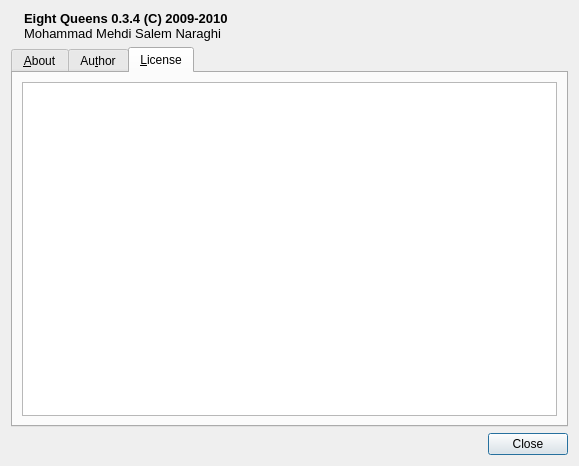
<?xml version="1.0" encoding="UTF-8"?>
<ui version="4.0">
 <class>AboutDialog</class>
 <widget class="QDialog" name="AboutDialog">
  <property name="geometry">
   <rect>
    <x>0</x>
    <y>0</y>
    <width>579</width>
    <height>466</height>
   </rect>
  </property>
  <property name="windowTitle">
   <string>About</string>
  </property>
  <layout class="QGridLayout" name="gridLayout">
   <item row="0" column="0">
    <widget class="QLabel" name="label">
     <property name="text">
      <string/>
     </property>
     <property name="pixmap">
      <pixmap resource="application.qrc">:/images/about.png</pixmap>
     </property>
    </widget>
   </item>
   <item row="0" column="1">
    <widget class="QLabel" name="label_2">
     <property name="text">
      <string>&lt;!DOCTYPE HTML PUBLIC &quot;-//W3C//DTD HTML 4.0//EN&quot; &quot;http://www.w3.org/TR/REC-html40/strict.dtd&quot;&gt;
&lt;html&gt;&lt;head&gt;&lt;meta name=&quot;qrichtext&quot; content=&quot;1&quot; /&gt;&lt;style type=&quot;text/css&quot;&gt;
p, li { white-space: pre-wrap; }
&lt;/style&gt;&lt;/head&gt;&lt;body style=&quot; font-family:'Sans Serif'; font-size:9pt; font-weight:400; font-style:normal;&quot;&gt;
&lt;table border=&quot;0&quot; style=&quot;-qt-table-type: root; margin-top:4px; margin-bottom:4px; margin-left:4px; margin-right:4px;&quot;&gt;
&lt;tr&gt;
&lt;td style=&quot;border: none;&quot;&gt;
&lt;p style=&quot; margin-top:0px; margin-bottom:0px; margin-left:0px; margin-right:0px; -qt-block-indent:0; text-indent:0px;&quot;&gt;&lt;span style=&quot; font-size:10pt; font-weight:600;&quot;&gt;Eight Queens 0.3.4 (C) 2009-2010&lt;/span&gt;&lt;/p&gt;
&lt;p style=&quot; margin-top:0px; margin-bottom:0px; margin-left:0px; margin-right:0px; -qt-block-indent:0; text-indent:0px;&quot;&gt;&lt;span style=&quot; font-size:10pt;&quot;&gt;Mohammad Mehdi Salem Naraghi&lt;/span&gt;&lt;/p&gt;&lt;/td&gt;&lt;/tr&gt;&lt;/table&gt;&lt;/body&gt;&lt;/html&gt;</string>
     </property>
     <property name="textFormat">
      <enum>Qt::RichText</enum>
     </property>
    </widget>
   </item>
   <item row="1" column="0" colspan="2">
    <widget class="QTabWidget" name="tabWidget">
     <property name="currentIndex">
      <number>2</number>
     </property>
     <widget class="QWidget" name="aboutContainer">
      <attribute name="title">
       <string>&amp;About</string>
      </attribute>
      <layout class="QVBoxLayout" name="verticalLayout">
       <item>
        <widget class="QScrollArea" name="scrollArea">
         <property name="frameShadow">
          <enum>QFrame::Plain</enum>
         </property>
         <property name="widgetResizable">
          <bool>true</bool>
         </property>
         <widget class="QWidget" name="scrollAreaWidgetContents">
          <property name="geometry">
           <rect>
            <x>0</x>
            <y>0</y>
            <width>549</width>
            <height>253</height>
           </rect>
          </property>
          <layout class="QVBoxLayout" name="verticalLayout_4">
           <item>
            <widget class="QLabel" name="label_4">
             <property name="text">
              <string>&lt;!DOCTYPE HTML PUBLIC &quot;-//W3C//DTD HTML 4.0//EN&quot; &quot;http://www.w3.org/TR/REC-html40/strict.dtd&quot;&gt;
&lt;html&gt;&lt;head&gt;&lt;meta name=&quot;qrichtext&quot; content=&quot;1&quot; /&gt;&lt;style type=&quot;text/css&quot;&gt;
p, li { white-space: pre-wrap; }
&lt;/style&gt;&lt;/head&gt;&lt;body style=&quot; font-family:'Sans Serif'; font-size:9pt; font-weight:400; font-style:normal;&quot;&gt;
&lt;table border=&quot;0&quot; style=&quot;-qt-table-type: root; margin-top:4px; margin-bottom:4px; margin-left:4px; margin-right:4px;&quot;&gt;
&lt;tr&gt;
&lt;td style=&quot;border: none;&quot;&gt;
&lt;p style=&quot; margin-top:0px; margin-bottom:0px; margin-left:0px; margin-right:0px; -qt-block-indent:0; text-indent:0px;&quot;&gt;&lt;span style=&quot; font-size:10pt; font-weight:600;&quot;&gt;Eight Queens 0.3.4&lt;/span&gt;&lt;/p&gt;
&lt;p style=&quot;-qt-paragraph-type:empty; margin-top:0px; margin-bottom:0px; margin-left:0px; margin-right:0px; -qt-block-indent:0; text-indent:0px; font-size:10pt; font-weight:600;&quot;&gt;&lt;/p&gt;
&lt;p style=&quot; margin-top:0px; margin-bottom:0px; margin-left:0px; margin-right:0px; -qt-block-indent:0; text-indent:0px;&quot;&gt;&lt;span style=&quot; font-size:10pt;&quot;&gt;Eight Queens is a simple appliction for toying around with the notorious 8x8 (or the more general nxn) queens problem.&lt;/span&gt;&lt;/p&gt;&lt;/td&gt;&lt;/tr&gt;&lt;/table&gt;&lt;/body&gt;&lt;/html&gt;</string>
             </property>
             <property name="alignment">
              <set>Qt::AlignLeading|Qt::AlignLeft|Qt::AlignTop</set>
             </property>
             <property name="wordWrap">
              <bool>true</bool>
             </property>
            </widget>
           </item>
          </layout>
         </widget>
        </widget>
       </item>
      </layout>
     </widget>
     <widget class="QWidget" name="authorContainer">
      <attribute name="title">
       <string>Au&amp;thor</string>
      </attribute>
      <layout class="QVBoxLayout" name="verticalLayout_2">
       <item>
        <widget class="QScrollArea" name="scrollArea_2">
         <property name="frameShadow">
          <enum>QFrame::Plain</enum>
         </property>
         <property name="widgetResizable">
          <bool>true</bool>
         </property>
         <widget class="QWidget" name="scrollAreaWidgetContents_2">
          <property name="geometry">
           <rect>
            <x>0</x>
            <y>0</y>
            <width>549</width>
            <height>253</height>
           </rect>
          </property>
          <layout class="QVBoxLayout" name="verticalLayout_3">
           <item>
            <widget class="QLabel" name="label_3">
             <property name="text">
              <string>&lt;!DOCTYPE HTML PUBLIC &quot;-//W3C//DTD HTML 4.0//EN&quot; &quot;http://www.w3.org/TR/REC-html40/strict.dtd&quot;&gt;
&lt;html&gt;&lt;head&gt;&lt;meta name=&quot;qrichtext&quot; content=&quot;1&quot; /&gt;&lt;style type=&quot;text/css&quot;&gt;
p, li { white-space: pre-wrap; }
&lt;/style&gt;&lt;/head&gt;&lt;body style=&quot; font-family:'Sans Serif'; font-size:9pt; font-weight:400; font-style:normal;&quot;&gt;
&lt;table style=&quot;-qt-table-type: root; margin-top:4px; margin-bottom:4px; margin-left:4px; margin-right:4px;&quot;&gt;
&lt;tr&gt;
&lt;td style=&quot;border: none;&quot;&gt;
&lt;p style=&quot; margin-top:0px; margin-bottom:0px; margin-left:0px; margin-right:0px; -qt-block-indent:0; text-indent:0px;&quot;&gt;&lt;span style=&quot; font-size:10pt;&quot;&gt;Mohammad Mehdi Salem Naraghi&lt;/span&gt;&lt;/p&gt;&lt;/td&gt;&lt;/tr&gt;&lt;/table&gt;&lt;/body&gt;&lt;/html&gt;</string>
             </property>
             <property name="alignment">
              <set>Qt::AlignLeading|Qt::AlignLeft|Qt::AlignTop</set>
             </property>
             <property name="wordWrap">
              <bool>true</bool>
             </property>
            </widget>
           </item>
          </layout>
         </widget>
        </widget>
       </item>
      </layout>
     </widget>
     <widget class="QWidget" name="licenseContainer">
      <attribute name="title">
       <string>&amp;License</string>
      </attribute>
      <layout class="QGridLayout" name="gridLayout_2">
       <item row="0" column="0">
        <widget class="QTextBrowser" name="licenseBrowser">
         <property name="lineWrapColumnOrWidth">
          <number>0</number>
         </property>
         <property name="html">
          <string>&lt;!DOCTYPE HTML PUBLIC &quot;-//W3C//DTD HTML 4.0//EN&quot; &quot;http://www.w3.org/TR/REC-html40/strict.dtd&quot;&gt;
&lt;html&gt;&lt;head&gt;&lt;meta name=&quot;qrichtext&quot; content=&quot;1&quot; /&gt;&lt;style type=&quot;text/css&quot;&gt;
p, li { white-space: pre-wrap; }
&lt;/style&gt;&lt;/head&gt;&lt;body style=&quot; font-family:'Sans Serif'; font-size:9pt; font-weight:400; font-style:normal;&quot;&gt;
&lt;table border=&quot;0&quot; style=&quot;-qt-table-type: root; margin-top:4px; margin-bottom:4px; margin-left:4px; margin-right:4px;&quot;&gt;
&lt;tr&gt;
&lt;td style=&quot;border: none;&quot;&gt;
&lt;p style=&quot;-qt-paragraph-type:empty; margin-top:0px; margin-bottom:0px; margin-left:0px; margin-right:0px; -qt-block-indent:0; text-indent:0px;&quot;&gt;&lt;/p&gt;
&lt;p style=&quot;-qt-paragraph-type:empty; margin-top:0px; margin-bottom:0px; margin-left:0px; margin-right:0px; -qt-block-indent:0; text-indent:0px;&quot;&gt;&lt;/p&gt;
&lt;p style=&quot;-qt-paragraph-type:empty; margin-top:0px; margin-bottom:0px; margin-left:0px; margin-right:0px; -qt-block-indent:0; text-indent:0px;&quot;&gt;&lt;/p&gt;
&lt;p style=&quot;-qt-paragraph-type:empty; margin-top:0px; margin-bottom:0px; margin-left:0px; margin-right:0px; -qt-block-indent:0; text-indent:0px; font-size:10pt;&quot;&gt;&lt;/p&gt;&lt;/td&gt;&lt;/tr&gt;&lt;/table&gt;&lt;/body&gt;&lt;/html&gt;</string>
         </property>
        </widget>
       </item>
      </layout>
     </widget>
    </widget>
   </item>
   <item row="2" column="1">
    <widget class="QDialogButtonBox" name="buttonBox">
     <property name="orientation">
      <enum>Qt::Horizontal</enum>
     </property>
     <property name="standardButtons">
      <set>QDialogButtonBox::Close</set>
     </property>
    </widget>
   </item>
  </layout>
 </widget>
 <resources>
  <include location="application.qrc"/>
 </resources>
 <connections>
  <connection>
   <sender>buttonBox</sender>
   <signal>accepted()</signal>
   <receiver>AboutDialog</receiver>
   <slot>accept()</slot>
   <hints>
    <hint type="sourcelabel">
     <x>248</x>
     <y>254</y>
    </hint>
    <hint type="destinationlabel">
     <x>157</x>
     <y>274</y>
    </hint>
   </hints>
  </connection>
  <connection>
   <sender>buttonBox</sender>
   <signal>rejected()</signal>
   <receiver>AboutDialog</receiver>
   <slot>reject()</slot>
   <hints>
    <hint type="sourcelabel">
     <x>316</x>
     <y>260</y>
    </hint>
    <hint type="destinationlabel">
     <x>286</x>
     <y>274</y>
    </hint>
   </hints>
  </connection>
 </connections>
</ui>
